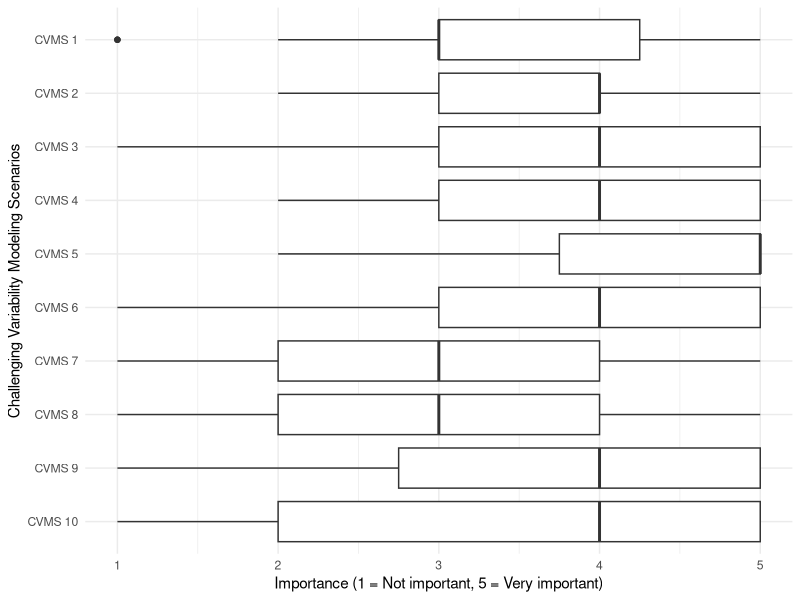
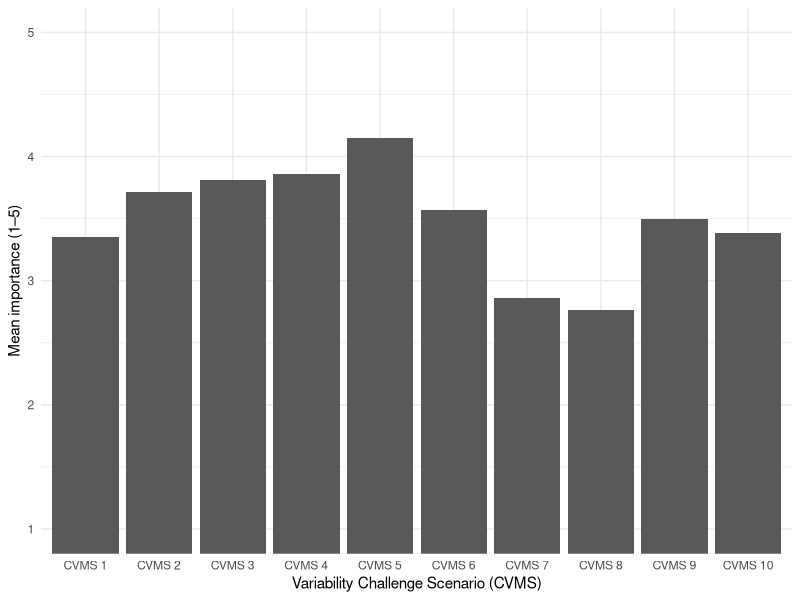
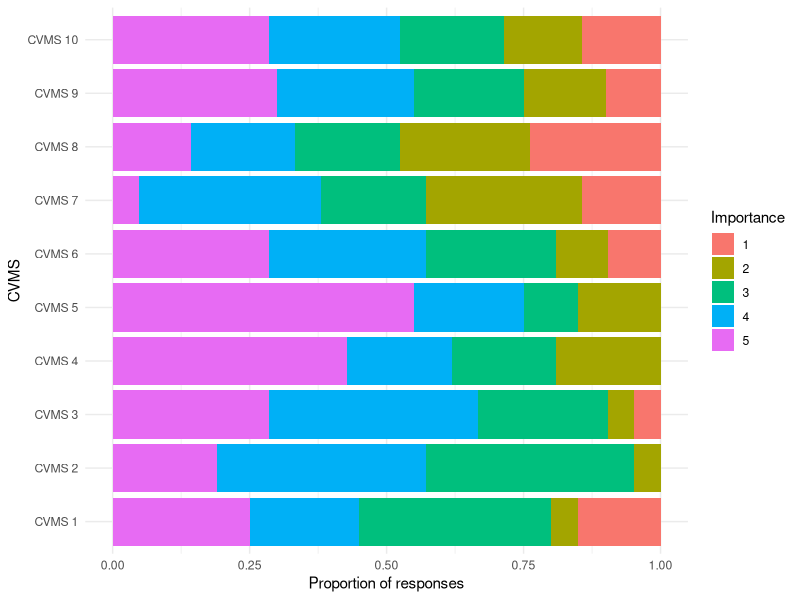

Write R code to recreate these figures, in order.
##############################
## Cargar y preparar los datos
##############################
library(tidyverse)
library(readr)

# Load CSV
data <- read_csv("answers.csv")

# Select only CVMS questions
cvms_data <- data %>%
  select(starts_with("CVMS"))

# Rename CVMS columns (short labels for plots)
colnames(cvms_data) <- c(
  "CVMS 1", "CVMS 2", "CVMS 3", "CVMS 4", "CVMS 5",
  "CVMS 6", "CVMS 7", "CVMS 8", "CVMS 9", "CVMS 10"
)

# Convert to long format
cvms_long <- cvms_data %>%
  pivot_longer(
    cols = everything(),
    names_to = "CVMS",
    values_to = "Importance"
  ) %>%
  mutate(Importance = as.numeric(Importance))

# Order data
cvms_order <- paste("CVMS", 1:10)

cvms_long <- cvms_long %>%
  mutate(
    CVMS = factor(CVMS, levels = cvms_order)
  )

############################################################
## Estadísticos descriptivos (tabla para el paper)
############################################################
cvms_stats <- cvms_long %>%
  group_by(CVMS) %>%
  summarise(
    N = sum(!is.na(Importance)),
    Mean = mean(Importance, na.rm = TRUE),
    Median = median(Importance, na.rm = TRUE),
    Q1 = quantile(Importance, 0.25, na.rm = TRUE),
    Q3 = quantile(Importance, 0.75, na.rm = TRUE)
  ) %>%
  arrange(desc(Median))

# Reorder
cvms_stats <- cvms_stats %>%
  mutate(CVMS = factor(CVMS, levels = cvms_order))

cvms_stats


############################################################
## Figura principal: Boxplot por CVMS
############################################################
ggplot(cvms_long, aes(x = Importance, y = CVMS)) +
  geom_boxplot() +
  scale_x_continuous(breaks = 1:5, limits = c(1,5)) +
  labs(
    x = "Importance (1 = Not important, 5 = Very important)",
    y = "Challenging Variability Modeling Scenarios"
  ) +
  scale_y_discrete(limits = rev(levels(cvms_long$CVMS))) +
  theme_minimal()


############################################################
## Ranking por media (barras)
############################################################
cvms_stats_plot <- cvms_stats %>%
  filter(!is.na(Mean))

ggplot(cvms_stats_plot, aes(x = CVMS, y = Mean)) +
  geom_col() +
  coord_flip() +
  coord_cartesian(ylim = c(1,5)) +
  labs(
    x = "Variability Challenge Scenario (CVMS)",
    y = "Mean importance (1–5)"
  ) +
  theme_minimal()

############################################################
## Distribución Likert apilada (opcional)
############################################################
cvms_long %>%
  filter(!is.na(Importance)) %>%
  mutate(Importance = factor(Importance, levels = 1:5)) %>%
  ggplot(aes(x = CVMS, fill = Importance)) +
  geom_bar(position = "fill") +
  coord_flip() +
  labs(
    x = "CVMS",
    y = "Proportion of responses",
    fill = "Importance"
  ) +
  scale_x_discrete(limits = cvms_order) + 
  theme_minimal()
